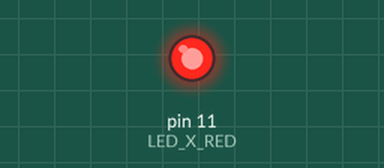
This sketch was run on a simulated Arduino Uno, built with avr-gcc and run on an emulated ATmega328P. Shown: output pins drawn as LEDs (lit = HIGH).

Above: at 0.1 s.
Timing chart, 0 to 1.6 s (numbered marks = the images above):
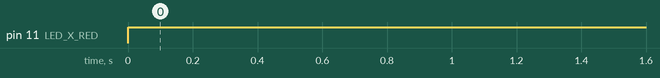

Measured:
- by itself, pin 11 (LED_X_RED): LOW → HIGH at 0.00 s

The sketch:

semaforo.ino
```cpp
const int LED_X_RED = 11;
const int LED_X_YEL = 10;
const int LED_X_GRE = 13;

const int LED_Y_RED = 6;
const int LED_Y_YEL = 5;
const int LED_Y_GRE = 3;
/*
const int SEM_X[] = {LED_X_RED, LED_X_YEL, LED_X_GRE};
const int SEM_Y[] = {LED_Y_RED, LED_Y_YEL, LED_Y_GRE};

boolean acenderX = true;

unsigned long time;
unsigned long timeBefore = 0;*/

void setup() {
 /*   int sizeX = sizeof(SEM_X);
    int sizeY = sizeof(SEM_Y);

    for(int i = 0; i < sizeX; i++) {
        pinMode(SEM_X[i], OUTPUT);
    }

    for(int i = 0; i < sizeY; i++) {
        pinMode(SEM_Y[i], OUTPUT);
    }

    Serial.begin(9600);*/
    pinMode(LED_X_RED, OUTPUT);
}

void loop() {
    /*Serial.print(F("Time: "));
    time = millis();
    Serial.println(time);

    Serial.print(F("TimeB: "));
    Serial.println(timeBefore);

    if(time - timeBefore <= 3000) {
      digitalWrite((acenderX)?SEM_X[2]:LED_Y_GRE, HIGH);
      digitalWrite((acenderX)?LED_X_RED:LED_Y_RED, LOW);

    }else if(time - timeBefore <= 5000) {
      digitalWrite((acenderX)?LED_X_GRE:LED_Y_GRE, LOW);
      digitalWrite((acenderX)?LED_X_YEL:LED_Y_YEL, HIGH);

    }else {
      digitalWrite((acenderX)?LED_X_YEL:LED_Y_YEL, LOW);
      acenderX = !acenderX;
      timeBefore = time;
    }*/
    digitalWrite(LED_X_RED, HIGH);
    digitalWrite(LED_X_GRE, HIGH);
}
```
